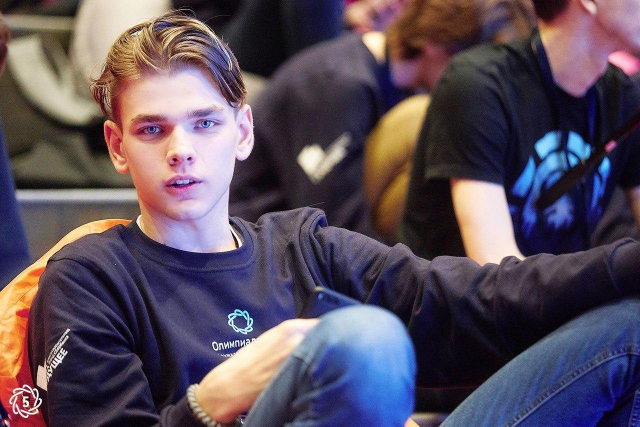
#> input picture test.jpg, 1280 x 853 px (shown at 1/2 size)
$ python -i binarization.py   (imports and definitions only)
#> lines starting #> are read from the running program, lines starting #| are printed output that depends on the picture; after the words box and inside, x2 and y2 are one past the last pixel; in counts of white or black regions, pixels touching at a corner belong together
#> further down, picture is the input picture: shape (853, 1280, 3); mean B, G, R 91.5, 77.8, 90.3
import cv2
import numpy as np

#image = cv2.imread('doubletriple.jpg')
#img_process = cv2.cvtColor(image, cv2.COLOR_BGR2GRAY)


def resize_image(img):
    scale_percent = 50
    width = int(img.shape[1] * scale_percent / 100)
    height = int(img.shape[0] * scale_percent / 100)
    output = cv2.resize(img, (width, height))
    return output


def binar_image(image):
    img_process = cv2.cvtColor(image, cv2.COLOR_BGR2GRAY).astype('uint8')
    _, thresh1 = cv2.threshold(img_process, 120, 255, cv2.THRESH_BINARY)
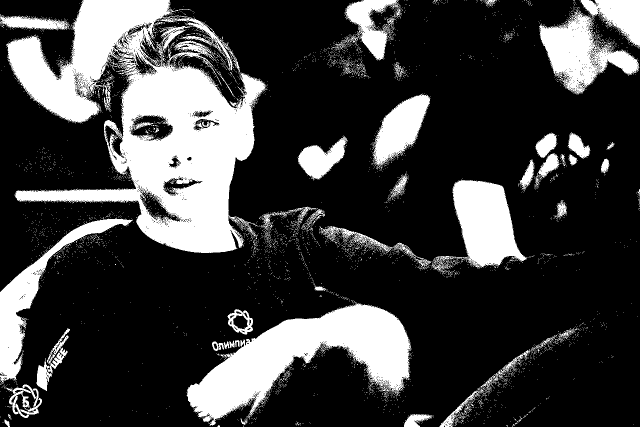
#> thresh1: shape (853, 1280) (shown at 1/2 size); 24.4% white; 4668 white regions (4595 under 20 px), largest, box (x1, y1, x2, y2) and area: (12, 0, 535, 506) 119127, (373, 606, 823, 851) 45894, (863, 360, 1054, 547) 17326
    _, thresh2 = cv2.threshold(img_process, 120, 255, cv2.THRESH_BINARY_INV)
    _, thresh3 = cv2.threshold(img_process, 120, 255, cv2.THRESH_TRUNC)
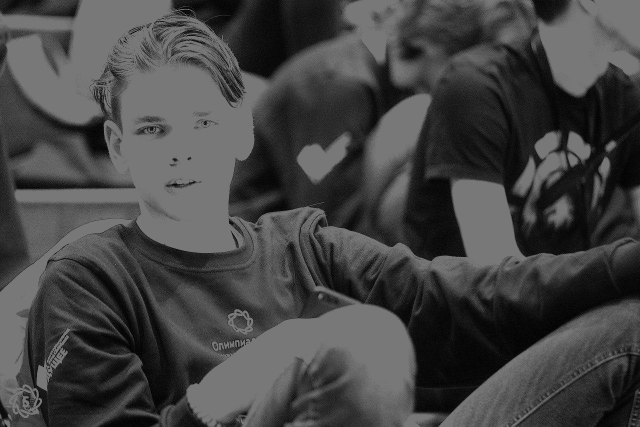
#> thresh3: shape (853, 1280) (shown at 1/2 size); min 0, max 120, mean 68
    _, thresh4 = cv2.threshold(img_process, 120, 255, cv2.THRESH_TOZERO)
    _, thresh5 = cv2.threshold(img_process, 120, 255, cv2.THRESH_TOZERO_INV)
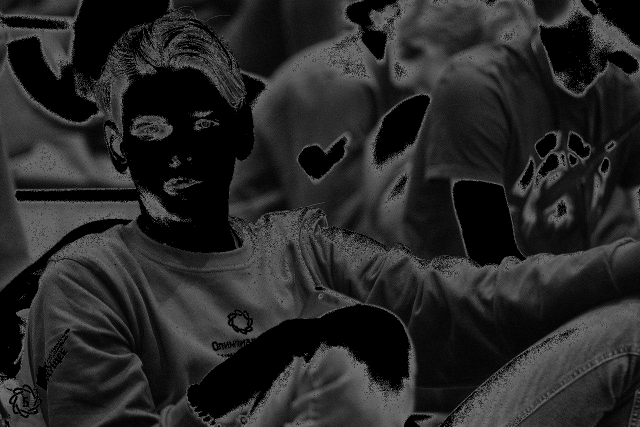
#> thresh5: shape (853, 1280) (shown at 1/2 size); min 0, max 120, mean 38.8
    th2 = cv2.adaptiveThreshold(img_process, 255, cv2.ADAPTIVE_THRESH_MEAN_C, cv2.THRESH_BINARY, 11, 2)
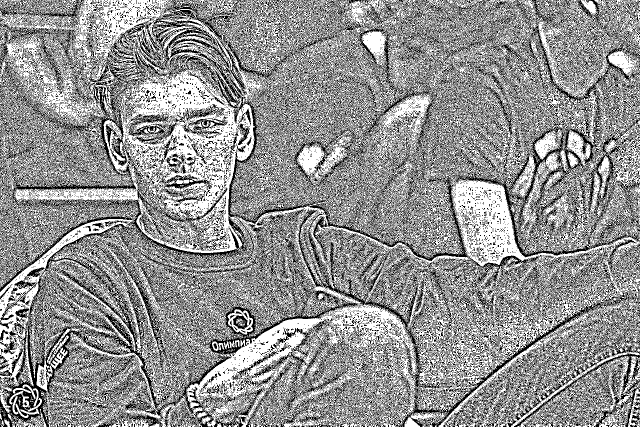
#> th2: shape (853, 1280) (shown at 1/2 size); 57.3% white; black in thin lines or dots
    th3 = cv2.adaptiveThreshold(img_process, 255, cv2.ADAPTIVE_THRESH_GAUSSIAN_C, cv2.THRESH_BINARY, 11, 2)
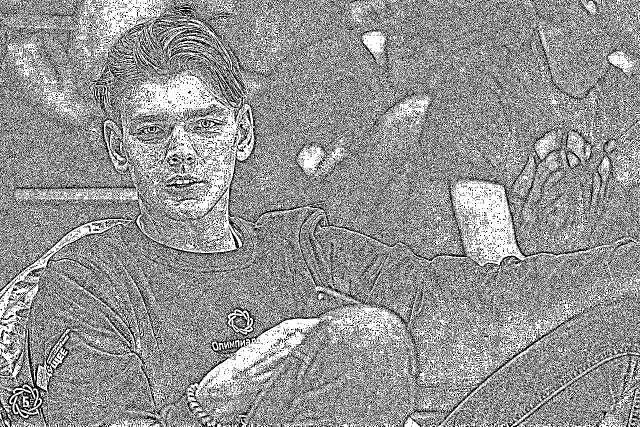
#> th3: shape (853, 1280) (shown at 1/2 size); 58% white; black in thin lines or dots
    _, thotsu = cv2.threshold(img_process, 0, 255, cv2.THRESH_BINARY+cv2.THRESH_OTSU)
#> thotsu: shape (853, 1280); 26.3% white; 5802 white regions (5723 under 20 px), largest, box (x1, y1, x2, y2) and area: (0, 0, 538, 506) 127324, (373, 598, 824, 853) 48270, (1077, 0, 1280, 189) 22486
    gauss_process = cv2.GaussianBlur(img_process, (5, 5), 0)
    _, thotsu2 = cv2.threshold(gauss_process, 0, 255, cv2.THRESH_BINARY+cv2.THRESH_OTSU)
#> thotsu2: shape (853, 1280); 25.7% white; 181 white regions (129 under 20 px), largest, box (x1, y1, x2, y2) and area: (14, 0, 533, 506) 125905, (374, 603, 823, 853) 48529, (1079, 0, 1280, 188) 22996

    return {
        'THRESH_BINARY': resize_image(thresh1),
        'THRESH_BINARY_INV': resize_image(thresh2),
        'THRESH_TRUNC': resize_image(thresh3),
        'THRESH_TOZERO': resize_image(thresh4),
        'THRESH_TOZERO_INV': resize_image(thresh5),
        'ADAPTIVE_THRESH_MEAN_C': resize_image(th2),
        'ADAPTIVE_THRESH_GAUSSIAN_C': resize_image(th3),
        'THRESH_OTSU': resize_image(thotsu),
        'THRESH_OTSU GAUSS': resize_image(thotsu2)
        }
#> in resize_image (call 2), `scale_percent = 50`: scale_percent = 50
#> in resize_image (call 2), `output = cv2.resize(img, (width, height))`:
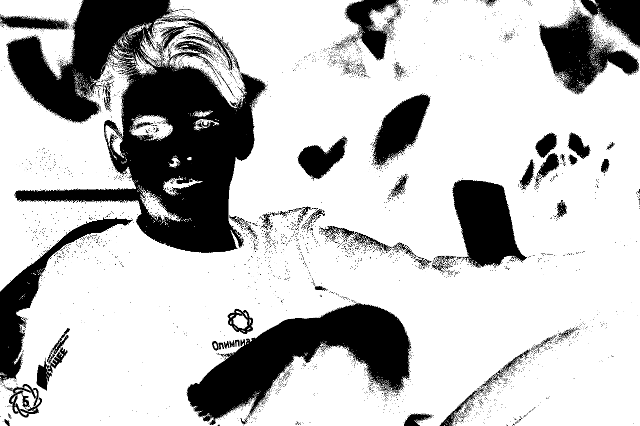
#> output: shape (426, 640); min 0, max 255, mean 192.9
#> in resize_image (call 9), `output = cv2.resize(img, (width, height))`:
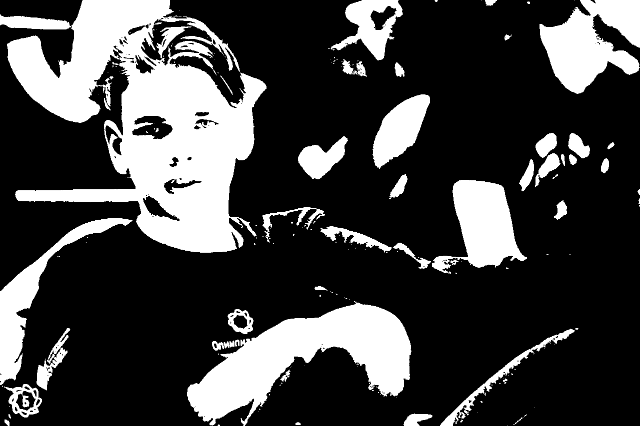
#> output: shape (426, 640); min 0, max 255, mean 65.6

>>> import cv2
>>> picture = cv2.imread('test.jpg')
>>> result = binar_image(picture)
#> result = 9 items
